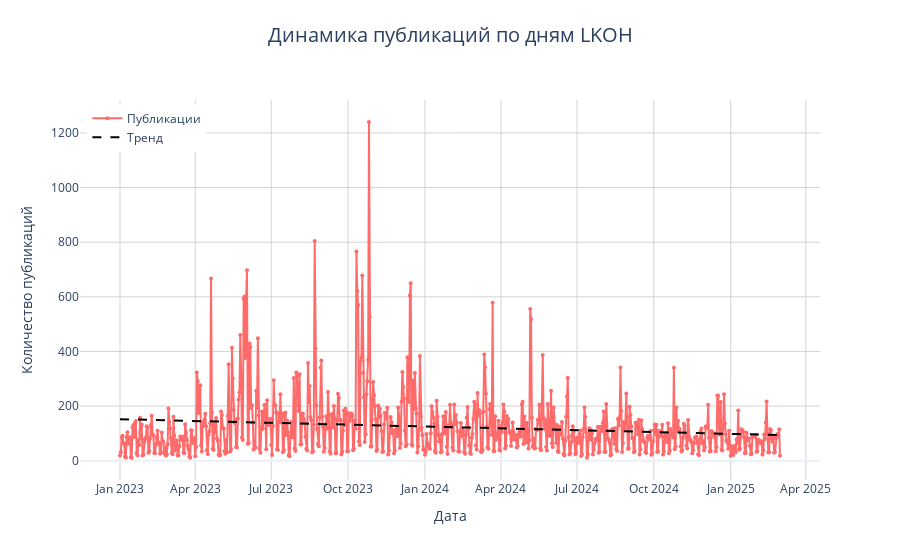

Write notebook code for a chart like this one.
### Code cell
%load_ext autoreload
%autoreload 2
from scripts.vizualizer import plot_daily_posts

plot_daily_posts(daily_counts_lkoh, "LKOH")

### Figure 1 — Plotly figure (JSON) as saved in the notebook; plotly's stock layout.template omitted (floating-point values rounded to 4 significant figures; data arrays with more than 128 entries replaced by an {"elided": "..."} marker saying what was removed)
{"data": [{"line": {"color": "#FF6B6B", "width": 2}, "marker": {"color": "#FF6B6B", "size": 4}, "mode": "lines+markers", "name": "Публикации", "type": "scatter", "x": {"elided": "791 str values"}, "y": {"elided": "791 int values"}}, {"line": {"color": "black", "dash": "dash", "width": 2}, "mode": "lines", "name": "Тренд", "type": "scatter", "x": {"elided": "791 str values"}, "y": {"elided": "791 float values"}}], "layout": {"hovermode": "x unified", "legend": {"x": 0.01, "xanchor": "left", "y": 0.99, "yanchor": "top"}, "showlegend": true, "title": {"font": {"size": 20}, "text": "Динамика публикаций по дням LKOH", "x": 0.5, "xanchor": "center", "y": 0.95, "yanchor": "top"}, "xaxis": {"gridcolor": "LightGray", "gridwidth": 1, "showgrid": true, "title": {"text": "Дата"}}, "yaxis": {"gridcolor": "LightGray", "gridwidth": 1, "showgrid": true, "title": {"text": "Количество публикаций"}}}}
